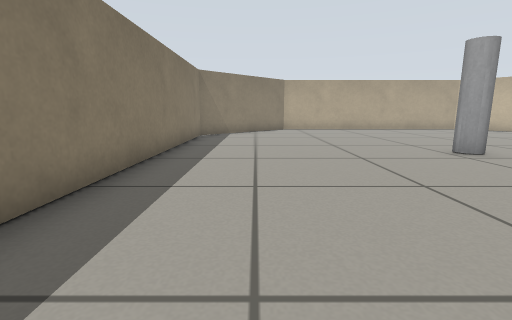
View 1 (above)

12 first-person views from a walk through a robot-simulator world made for Gazebo. The camera is 0.11 m above the floor, tilts 10° down and sees 85° across. The floor is counted in squares, 0.1 m on a side. Each view is taken from the middle of a square. On the plan, view 1 faces up. The plan holds only what a view shows up to about 12 squares ahead; the rest is blank. Robots are left out.

View 2
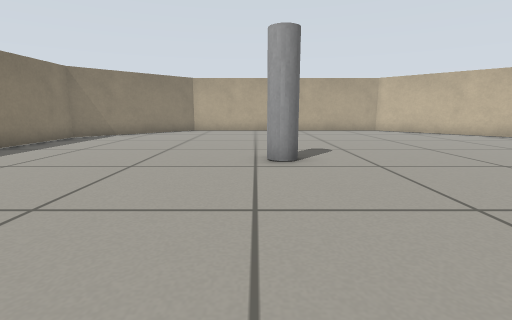

View 3
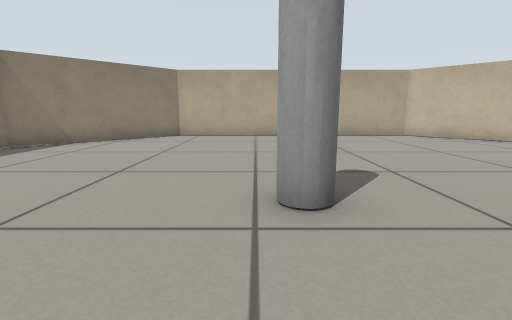

View 4
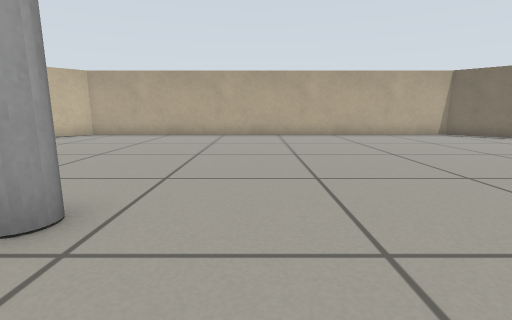

View 5
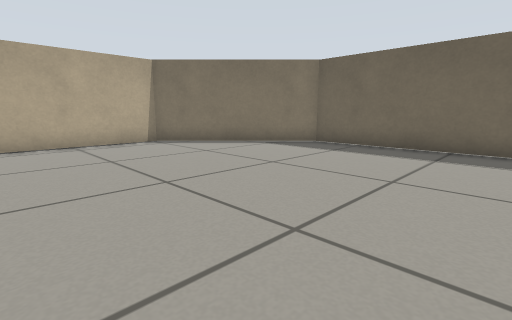

View 6
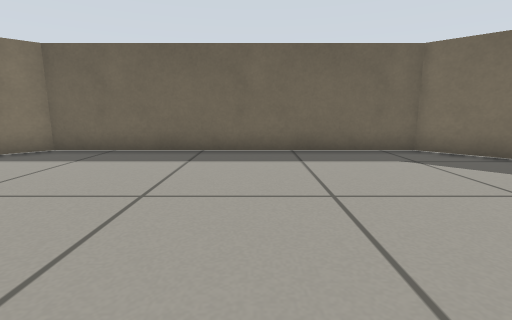

View 7
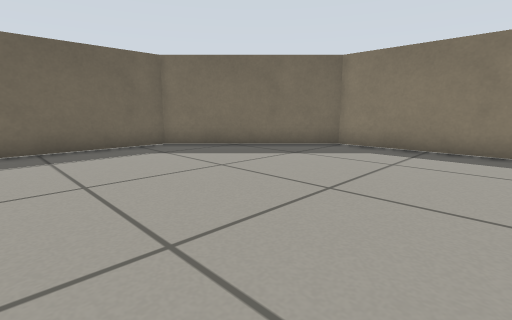

View 8
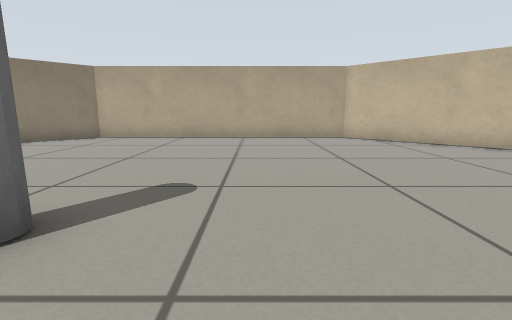

View 9
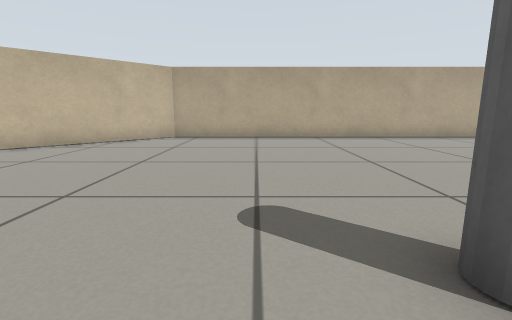

View 10
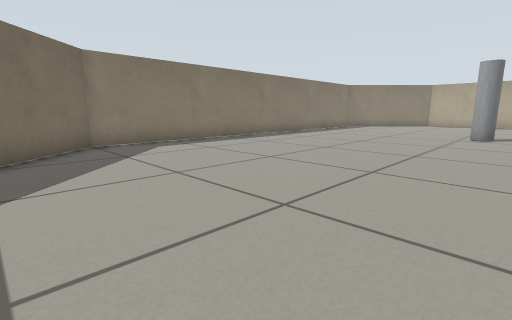

View 11
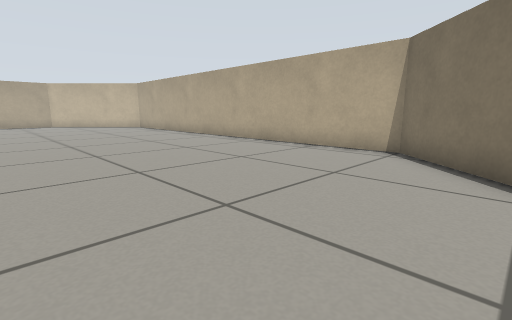

View 12
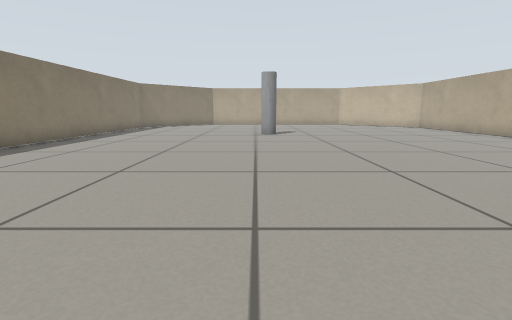

### Floor plan
Points are (right, up) in squares from view 1. A wall is a line through its corners. A room is listed if a view was taken in it or the views show most of it. See-through windows are left out.
Room 1 (views 1, 2, 3, 4, 5, 6, 7, 8, 9, 10, 11, 12)
walls: (-2.4, 12.4) (-2.4, -3.6) (1.6, -7.6) (11.6, -7.6) (15.6, -3.6) (15.6, 12.4) (11.6, 16.4) (1.6, 16.4) (-2.4, 12.4)
objects: grey cylinder (5, 7) to (6, 7)

Positions as (right, up) in squares from view 1, and headings:
1: (0, 0), facing up
2: (5, 1), facing up
3: (5, 4), facing up
4: (3, 5), facing right
5: (6, 1), facing down-right
6: (6, 0), facing down
7: (6, 1), facing down-left
8: (8, 5), facing up
9: (4, 9), facing right
10: (7, -6), facing up-left
11: (8, -6), facing up-right
12: (5, -6), facing up
